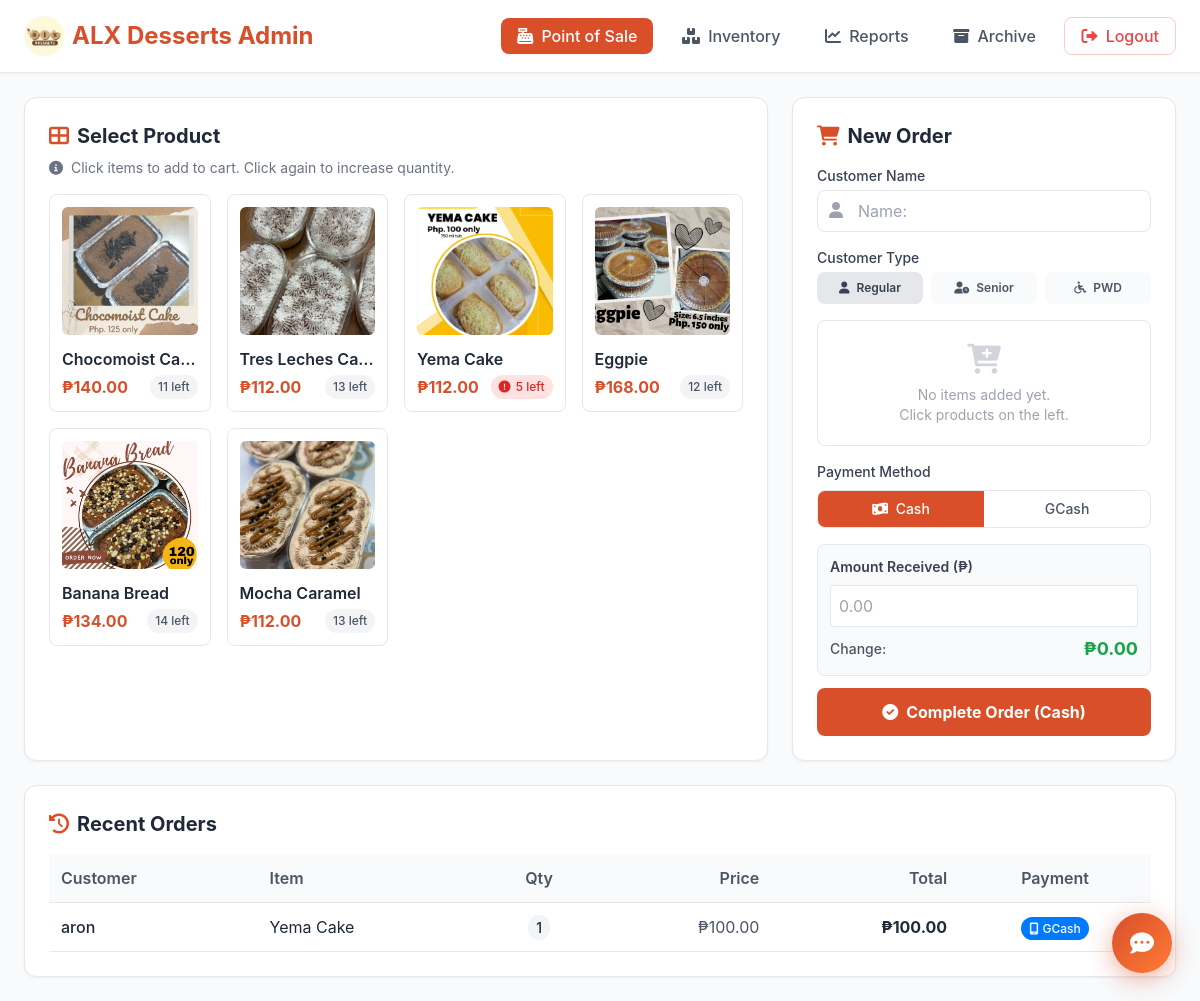
The page / (signed in) on the database its author committed.
### tables this page shows
CREATE TABLE inventory (
                item     TEXT PRIMARY KEY,
                quantity INTEGER NOT NULL DEFAULT 0,
                cost     REAL    NOT NULL DEFAULT 0,
                price    REAL    NOT NULL DEFAULT 0,
                image    TEXT    NOT NULL DEFAULT 'default.png'
            );

CREATE TABLE orders (
                id             INTEGER PRIMARY KEY AUTOINCREMENT,
                order_id       TEXT    NOT NULL,
                customer       TEXT    NOT NULL,
                item           TEXT    NOT NULL,
                quantity       INTEGER NOT NULL,
                price          REAL    NOT NULL,
                profit         REAL    NOT NULL,
                total          REAL    NOT NULL,
                payment_method TEXT    NOT NULL DEFAULT 'cash',
                datetime       TEXT    NOT NULL,
                amount_received REAL   DEFAULT 0,
                change_amount   REAL   DEFAULT 0
            , gross_amount REAL DEFAULT 0, discount_type TEXT DEFAULT 'none', discount_name TEXT DEFAULT '', discount_id TEXT DEFAULT '', discount_amount REAL DEFAULT 0, vat_amount REAL DEFAULT 0);

### app.py (the view)
@app.route("/")
@login_required
def index():
    inventory = db_get_inventory()
    orders = db_get_orders()
    return render_template("index.html",
                           inventory=inventory,
                           orders=orders,
                           low_stock_threshold=LOW_STOCK_THRESHOLD)

### app.py (called while the page is built)
def get_db():
    conn = sqlite3.connect(DATABASE)
    conn.row_factory = sqlite3.Row
    return conn

def db_get_inventory():
    with get_db() as conn:
        rows = conn.execute('SELECT * FROM inventory').fetchall()
    return {row['item']: {
        'quantity': row['quantity'],
        'cost': row['cost'],
        'price': row['price'],
        'image': row['image'],
    } for row in rows}

def db_get_orders():
    with get_db() as conn:
        rows = conn.execute(
            'SELECT * FROM orders ORDER BY id ASC'
        ).fetchall()
    return [dict(row) for row in rows]

def login_required(f):
    @wraps(f)
    def decorated_function(*args, **kwargs):
        if not session.get('logged_in'):
            return redirect(url_for('login'))
        return f(*args, **kwargs)
    return decorated_function

### templates/index.html (shortened to what this page needs)
<!DOCTYPE html>
<html lang="en">
<head>
    <script src="https://cdn.tailwindcss.com"></script>
    <link href="https://cdnjs.cloudflare.com/ajax/libs/font-awesome/6.0.0/css/all.min.css" rel="stylesheet">
</head>
<body class="text-gray-800">
    <nav class="bg-white shadow-sm border-b px-6 py-4 flex justify-between items-center sticky top-0 z-50">
        <div class="text-2xl font-bold text-brand flex items-center">
            <img src="/static/images/alx_logo.png" alt="ALX Desserts Logo" class="h-10 w-10 mr-2 rounded-full object-cover"> ALX Desserts Admin
        </div>
        <div class="space-x-2">
            <a href="/" class="bg-brand text-white px-4 py-2 rounded-lg font-medium shadow-sm hover:shadow transition"><i class="fas fa-cash-register mr-1"></i> Point of Sale</a>
            <a href="/inventory" class="text-gray-600 hover:text-brand hover:bg-orange-50 px-4 py-2 rounded-lg font-medium transition"><i class="fas fa-boxes mr-1"></i> Inventory</a>
            <a href="/sales" class="text-gray-600 hover:text-brand hover:bg-orange-50 px-4 py-2 rounded-lg font-medium transition"><i class="fas fa-chart-line mr-1"></i> Reports</a>
            <a href="/archive" class="text-gray-600 hover:text-brand hover:bg-orange-50 px-4 py-2 rounded-lg font-medium transition"><i class="fas fa-archive mr-1"></i> Archive</a>
            <a href="/logout" class="text-red-500 hover:bg-red-50 px-4 py-2 rounded-lg font-medium transition ml-4 border border-red-200"><i class="fas fa-sign-out-alt mr-1"></i> Logout</a>
        </div>
    </nav>
    <div class="max-w-7xl mx-auto p-6 flex flex-col lg:flex-row gap-6">
        <div class="flex-1 bg-white p-6 rounded-xl shadow-sm border">
            <h2 class="text-xl font-bold mb-2 flex items-center"><i class="fas fa-th-large mr-2 text-brand"></i> Select Product</h2>
            <p class="text-sm text-gray-500 mb-4"><i class="fas fa-info-circle mr-1"></i> Click items to add to cart. Click again to increase quantity.</p>
            <div class="grid grid-cols-2 md:grid-cols-3 lg:grid-cols-4 gap-4">
                {% for item, data in inventory.items() %}
                <div class="item-card border rounded-lg p-3 cursor-pointer relative overflow-hidden"
                     data-item="{{ item }}"
                     data-price="{{ data.price }}"
                     data-stock="{{ data.quantity }}"
                     onclick="toggleItem('{{ item }}', {{ data.price }}, {{ data.quantity }})">
                    <div class="w-full h-32 bg-gray-100 rounded-md mb-3 flex items-center justify-center overflow-hidden">
                        {% if data.image and data.image != 'default.png' %}
                            <img src="{{ url_for('static', filename='images/' + data.image) }}" alt="{{ item }}" class="w-full h-full object-cover">
                        {% else %}
                            <i class="fas fa-image text-3xl text-gray-300"></i>
                        {% endif %}
                    </div>
                    <div class="font-semibold truncate" title="{{ item }}">{{ item }}</div>
                    <div class="flex justify-between items-center mt-1">
                        <span class="text-brand font-bold">₱{{ "%.2f"|format(data.price) }}</span>
                        <span class="text-xs px-2 py-1 rounded-full font-medium
                            {%- if data.quantity <= low_stock_threshold %} bg-red-100 text-red-600{%- else %} bg-gray-100 text-gray-600{%- endif %}">
                            {%- if data.quantity <= low_stock_threshold %}<i class="fas fa-exclamation-circle mr-0.5"></i>{% endif %}
                            {{ data.quantity }} left
                        </span>
                    </div>
                </div>
                {% endfor %}
            </div>
        </div>
        <div class="w-full lg:w-96">
            <div class="bg-white p-6 rounded-xl shadow-sm border sticky top-24">
                <h2 class="text-xl font-bold mb-4 flex items-center">
                    <i class="fas fa-shopping-cart mr-2 text-brand"></i> New Order
                </h2>
                <div class="mb-4">
                    <label class="block text-sm font-medium text-gray-700 mb-1">Customer Name</label>
                    <div class="relative">
                        <i class="fas fa-user absolute left-3 top-3 text-gray-400"></i>
                        <input type="text" id="customer-name" placeholder="Name:"
                               class="pl-10 w-full p-2 border rounded-lg focus:ring-2 focus:ring-orange-500 focus:outline-none" required>
                    </div>
                </div>
                <div class="mb-4">
                    <label class="block text-sm font-medium text-gray-700 mb-1">Customer Type</label>
                    <div class="grid grid-cols-3 gap-2">
                        <button type="button" id="disc-btn-none" onclick="setDiscountType('none')"
                                class="discount-tab none active rounded-lg py-2 text-xs font-semibold transition">
                            <i class="fas fa-user mr-1"></i> Regular
                        </button>
                        <button type="button" id="disc-btn-senior" onclick="setDiscountType('senior')"
                                class="discount-tab senior rounded-lg py-2 text-xs font-semibold transition">
                            <i class="fas fa-user-clock mr-1"></i> Senior
                        </button>
                        <button type="button" id="disc-btn-pwd" onclick="setDiscountType('pwd')"
                                class="discount-tab pwd rounded-lg py-2 text-xs font-semibold transition">
                            <i class="fas fa-wheelchair mr-1"></i> PWD
                        </button>
                    </div>
                </div>
                <div id="cart-empty" class="py-5 text-center text-gray-400 text-sm border rounded-lg mb-4">
                    <i class="fas fa-cart-plus text-3xl mb-2 block text-gray-300"></i>
                    No items added yet.<br>Click products on the left.
                </div>
                <div class="mb-4">
                    <p class="text-sm font-medium text-gray-700 mb-2">Payment Method</p>
                    <div class="flex rounded-lg border overflow-hidden">
                        <button id="tab-cash" onclick="switchTab('cash')"
                                class="payment-tab active flex-1 py-2 text-sm font-medium transition">
                            <i class="fas fa-money-bill-wave mr-1"></i> Cash
                        </button>
                        <button id="tab-gcash" onclick="switchTab('gcash')"
                                class="payment-tab flex-1 py-2 text-sm font-medium text-gray-600 transition">
                            GCash
                        </button>
                    </div>
                </div>
                <form method="POST" action="/add_cart_order" id="orderForm">
                    <div id="cash-section">
                        <div class="mb-3 p-3 bg-gray-50 border rounded-lg">
                            <label class="block text-sm font-semibold text-gray-700 mb-2">Amount Received (₱)</label>
                            <input type="number" id="cash-received" class="w-full p-2 border rounded focus:ring-2 focus:ring-brand focus:outline-none mb-2" min="0" step="0.01" placeholder="0.00" oninput="calculateChange()">
                            <div class="flex justify-between items-center text-sm">
                                <span class="text-gray-600 font-medium">Change:</span>
                                <span id="cash-change" class="font-bold text-green-600 text-lg">₱0.00</span>
                            </div>
                        </div>
                        <button type="submit" onclick="return prepareOrder('cash')"
                                class="w-full bg-brand text-white font-bold py-3 rounded-lg hover:shadow-lg transition flex justify-center items-center">
                            <i class="fas fa-check-circle mr-2"></i> Complete Order (Cash)
                        </button>
                    </div>
                </form>
            </div>
        </div>
    </div>
    <div class="max-w-7xl mx-auto p-6 pt-0">
        <div class="bg-white p-6 rounded-xl shadow-sm border">
            <h2 class="text-xl font-bold mb-4 flex items-center"><i class="fas fa-history mr-2 text-brand"></i> Recent Orders</h2>
            <div class="overflow-x-auto">
                <table class="w-full text-left border-collapse">
                    <thead>
                        <tr class="bg-gray-50 border-b">
                            <th class="p-3 font-semibold text-gray-600">Customer</th>
                            <th class="p-3 font-semibold text-gray-600">Item</th>
                            <th class="p-3 font-semibold text-gray-600 text-center">Qty</th>
                            <th class="p-3 font-semibold text-gray-600 text-right">Price</th>
                            <th class="p-3 font-semibold text-gray-600 text-right">Total</th>
                            <th class="p-3 font-semibold text-gray-600 text-center">Payment</th>
                        </tr>
                    </thead>
                    <tbody>
                        {% for order in orders[-5:]|reverse %}
                        <tr class="border-b hover:bg-gray-50">
                            <td class="p-3 font-medium">{{ order.customer }}</td>
                            <td class="p-3">{{ order.item }}</td>
                            <td class="p-3 text-center"><span class="px-2 py-1 bg-gray-100 rounded-full text-sm font-medium">{{ order.quantity }}</span></td>
                            <td class="p-3 text-right text-gray-600">₱{{ "%.2f"|format(order.price) }}</td>
                            <td class="p-3 text-right font-bold">₱{{ "%.2f"|format(order.total) }}</td>
                            <td class="p-3 text-center">
                                {% if order.get('payment_method') == 'gcash' %}
                                    <span class="px-2 py-1 rounded-full text-xs font-medium text-white" style="background-color:#007AFF"><i class="fas fa-mobile-alt mr-1"></i>GCash</span>
                                {% else %}
                                    <span class="px-2 py-1 bg-green-100 text-green-700 rounded-full text-xs font-medium"><i class="fas fa-money-bill-wave mr-1"></i>Cash</span>
                                {% endif %}
                            </td>
                        </tr>
                        {% endfor %}
                    </tbody>
                </table>
            </div>
        </div>
    </div>
    {% include '_chatbot.html' %}
</body>
</html>

### templates/_chatbot.html (shortened to what this page needs)
<button id="alx-chat-launcher" aria-label="Open ALX AI Chat" onclick="alxToggleChat()">
  <i class="fas fa-comment-dots text-white text-2xl chat-icon"></i>
</button>

### templates/index.html (style rules this page uses)
body { background-color: #f8fafc; font-family: 'Inter', sans-serif; }
.text-brand { color: #d94f2a; }
.bg-brand { background-color: #d94f2a; }
.item-card { transition: all 0.2s; }
.payment-tab.active { background-color: #d94f2a; color: white; }
.discount-tab { background-color: #f9fafb; color: #4b5563; }
.discount-tab.active.none { background-color: #e5e7eb; color: #374151; }

### templates/_chatbot.html (style rules this page uses)
#alx-chat-launcher { position: fixed; bottom: 28px; right: 28px; z-index: 9998; width: 60px; height: 60px; border-radius: 50%; background: linear-gradient(135deg, #d94f2a 0%, #ff7b35 100%); box-shadow: 0 6px 24px rgba(217,79,42,0.45); display: flex; align-items: center; justify-content: center; cursor: pointer; border: none; transition: transform 0.25s cubic-bezier(.34,1.56,.64,1), box-shadow 0.25s; outline: none; }
#alx-chat-launcher .chat-icon { display: block; }

### rows shown on the page
inventory: image (picture), item "Chocomoist Cake", price "140.00", quantity "11"
inventory: image (picture), item "Tres Leches…", price "112.00", quantity "13"
inventory: image (picture), item "Yema Cake", price "112.00", quantity "5"
inventory: image (picture), item "Eggpie", price "168.00", quantity "12"
inventory: image (picture), item "Banana Bread", price "134.00", quantity "14"
inventory: image (picture), item "Mocha Caramel", price "112.00", quantity "13"
orders: customer "aron", item "Yema Cake", quantity "1", price "100.00", total "100.00", payment_method "gcash" (drawn)
